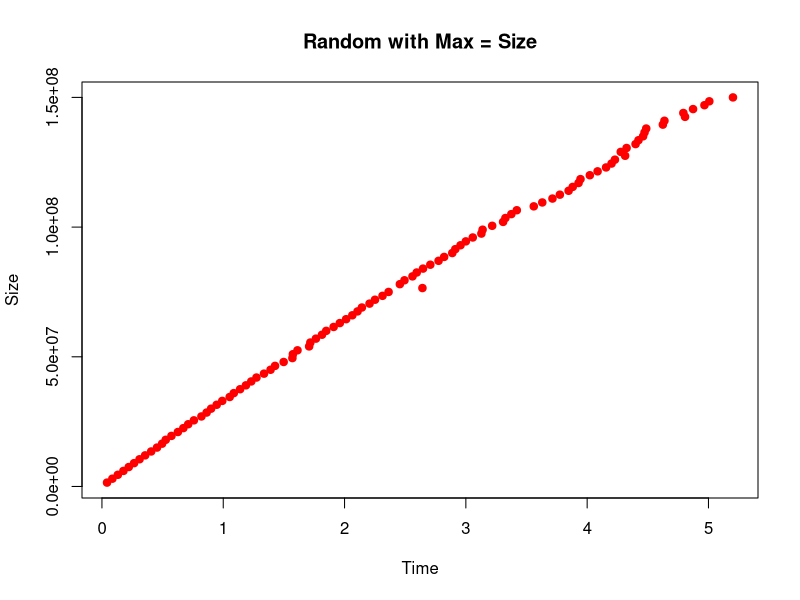
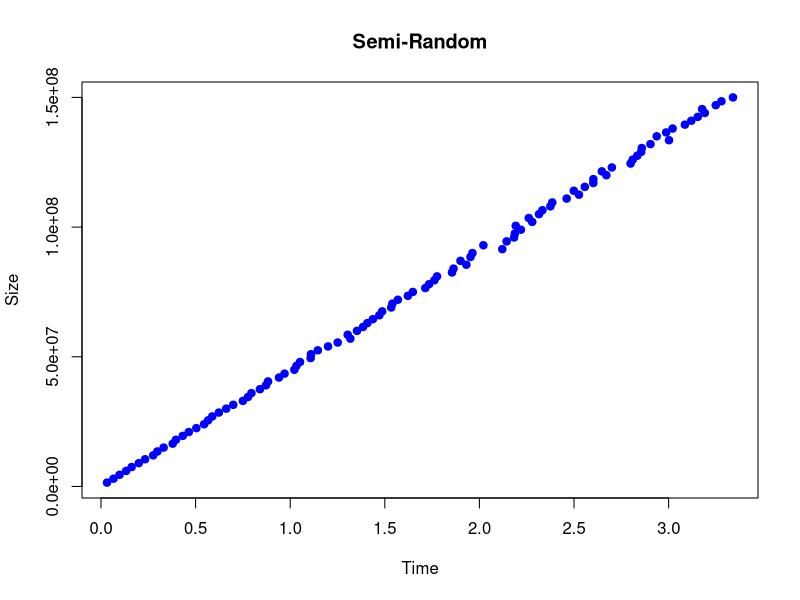
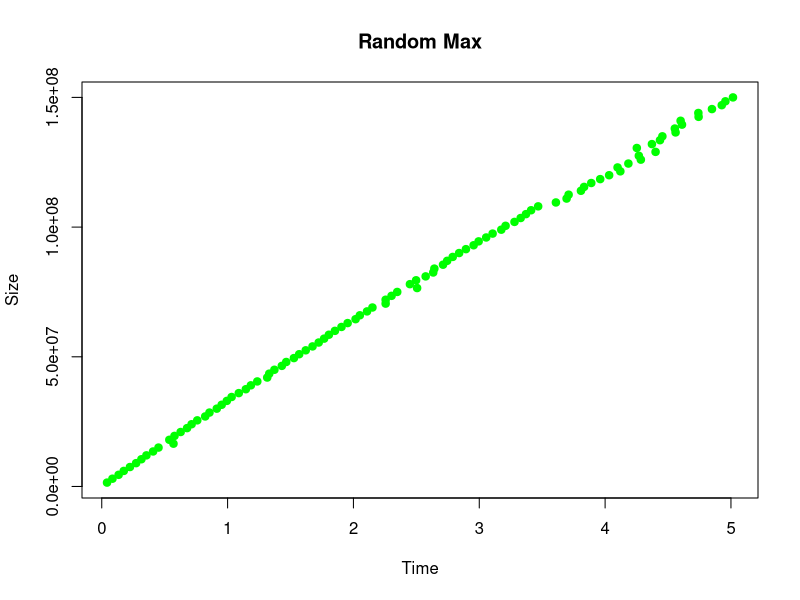
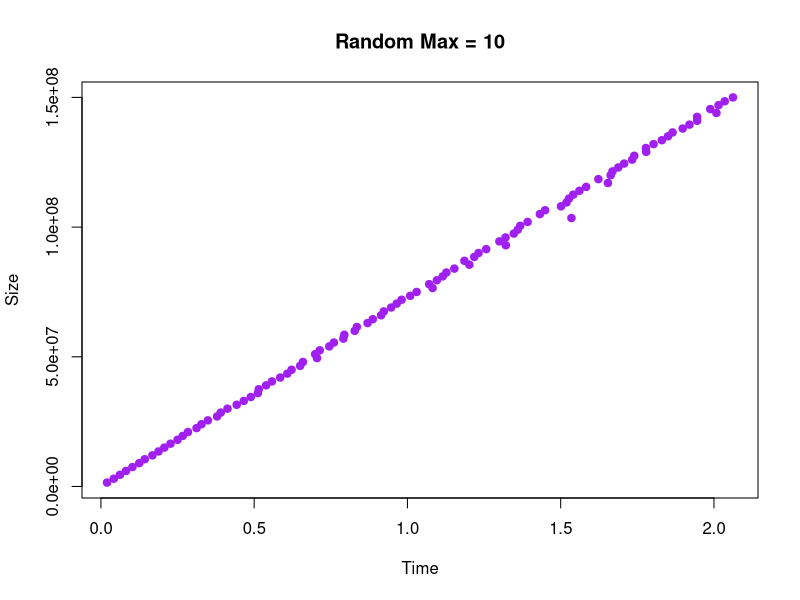
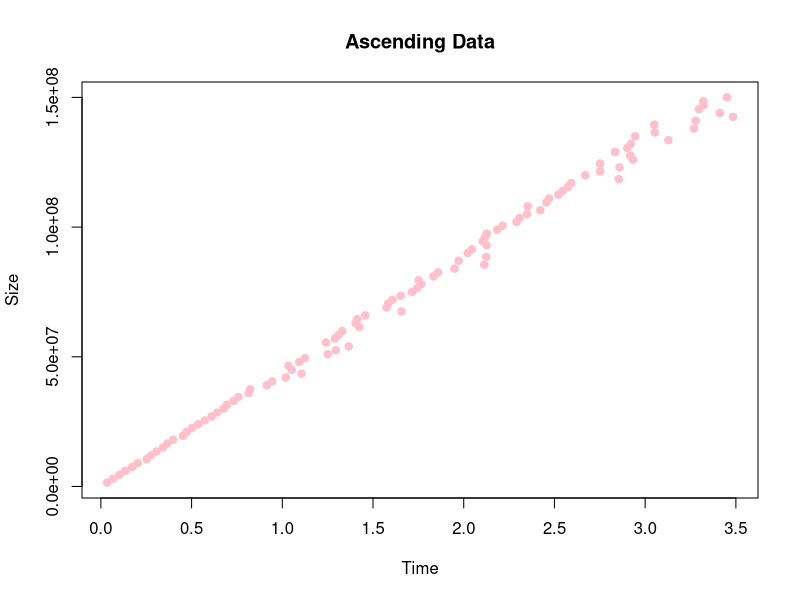
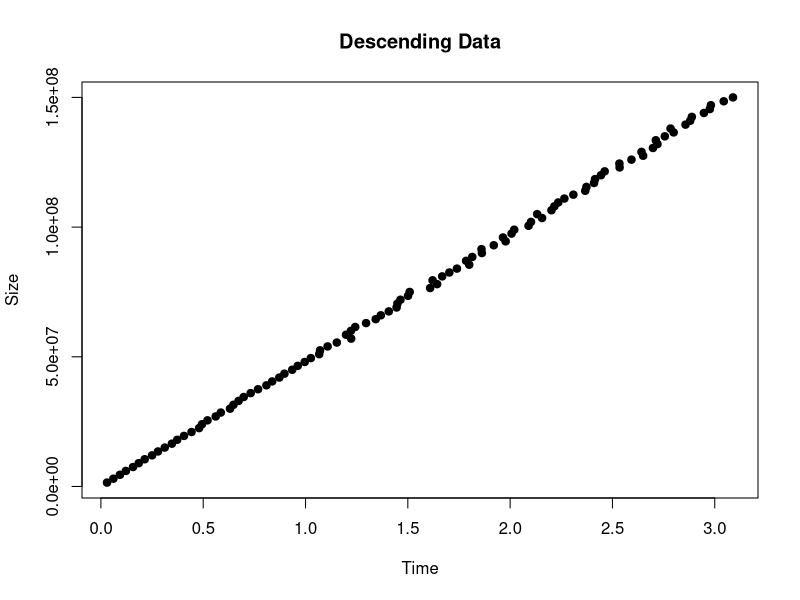
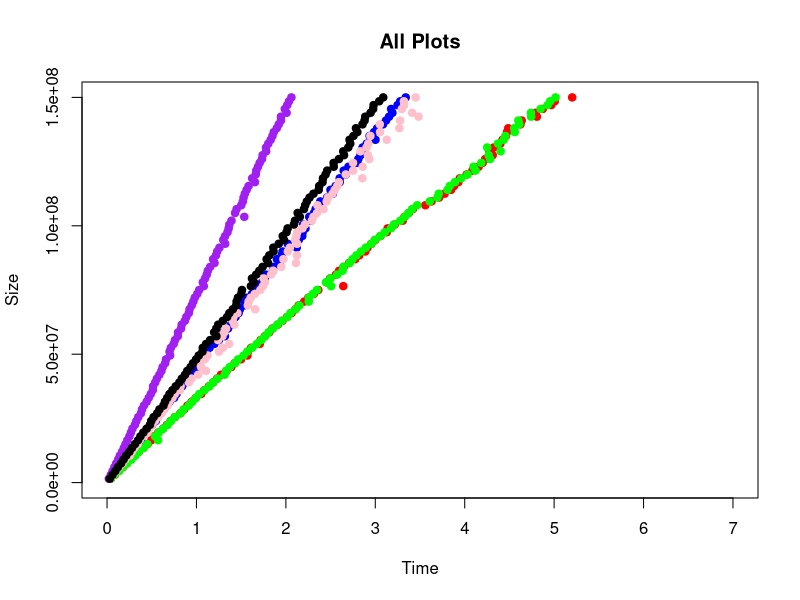

Reproduce these figures in R, in order.
data <- read.csv("data.csv")

dataRandom <- subset(data, test_type == "Random")

dataSemiRandom <- subset(data, test_type == "Semi-Random")

dataRandomMax <- subset(data, test_type == "Random-Max")

dataRandomMin <- subset(data, test_type == "Random-Min")

dataAscending <- subset(data, test_type == "Ascending")

dataDescending <- subset(data, test_type == "Descending")

plot(dataRandom$size ~ dataRandom$time, xlab = "Time", ylab = "Size", main = "Random with Max = Size", col = "red", pch = 19)
plot(dataSemiRandom$size ~ dataSemiRandom$time, xlab = "Time", ylab = "Size", main = "Semi-Random", col = "blue", pch = 19)
plot(dataRandomMax$size ~ dataRandomMax$time, xlab = "Time", ylab = "Size", main = "Random Max", col = "green", pch = 19)
plot(dataRandomMin$size ~ dataRandomMin$time, xlab = "Time", ylab = "Size", main = "Random Max = 10", col = "purple", pch = 19)
plot(dataAscending$size ~ dataAscending$time, xlab = "Time", ylab = "Size", main = "Ascending Data", col = "pink", pch = 19)
plot(dataDescending$size ~ dataDescending$time, xlab = "Time", ylab = "Size", main = "Descending Data", col = "black", pch = 19)

plot(1, type = "n", xlim=c(0,7),ylim=c(0,dataRandomMax$size[1]),  xlab = "Time", ylab = "Size", main = "All Plots")
points(dataRandom$size ~ dataRandom$time, col = "red", pch = 19)
points(dataSemiRandom$size ~ dataSemiRandom$time, col = "blue", pch = 19)
points(dataRandomMax$size ~ dataRandomMax$time, col = "green", pch = 19)
points(dataRandomMin$size ~ dataRandomMin$time, col = "purple", pch = 19)
points(dataAscending$size ~ dataAscending$time, col = "pink", pch = 19)
points(dataDescending$size ~ dataDescending$time, col = "black", pch = 19)